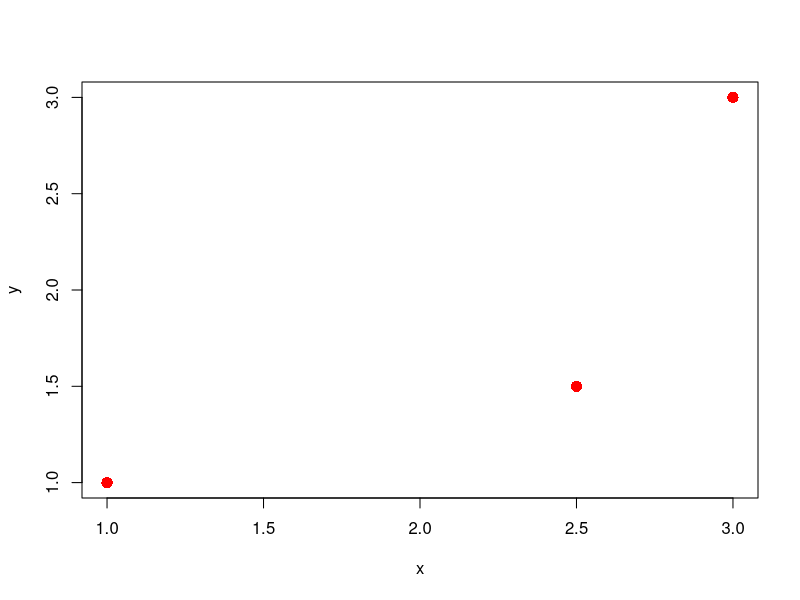
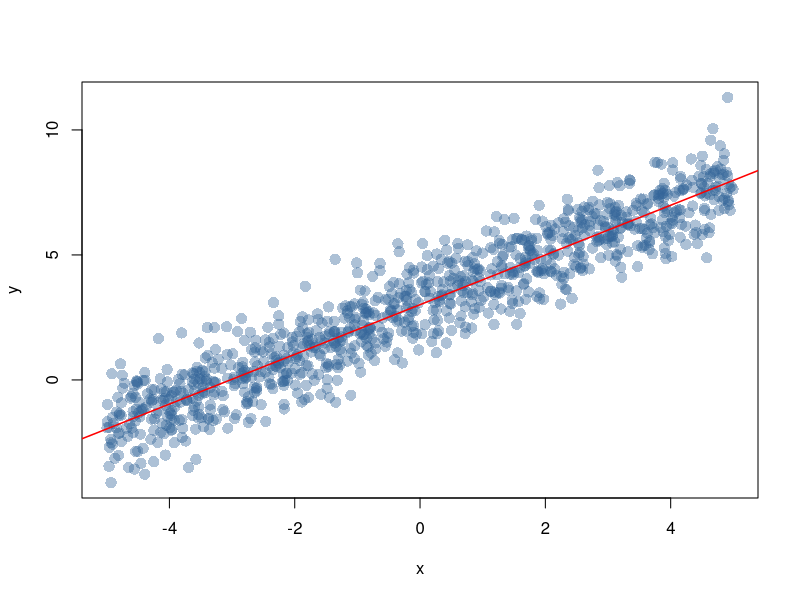
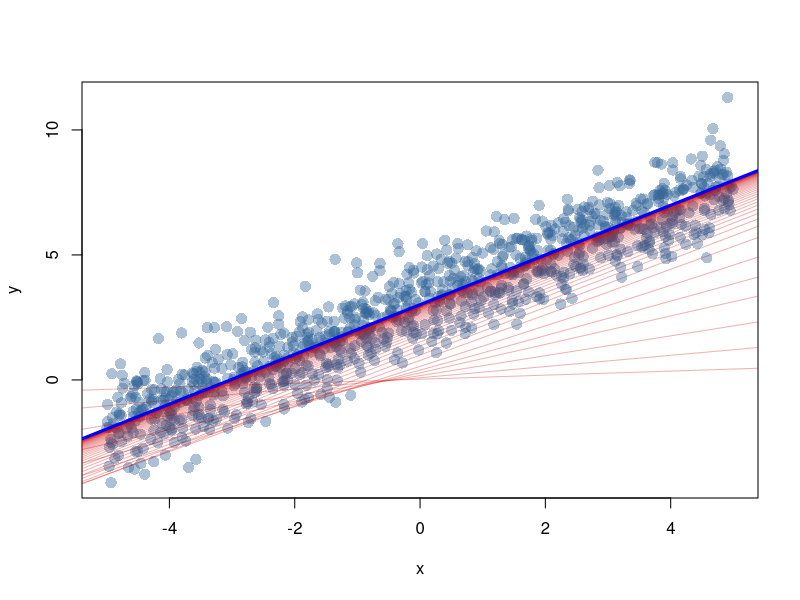
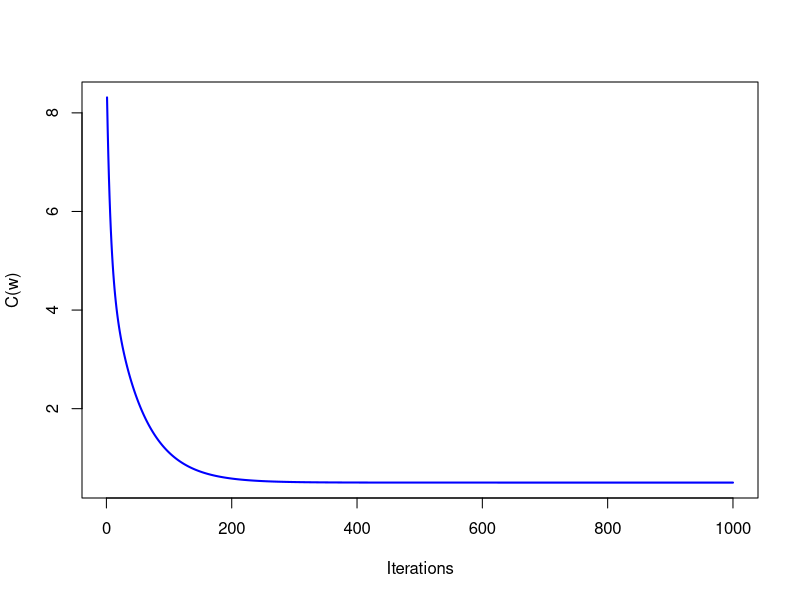
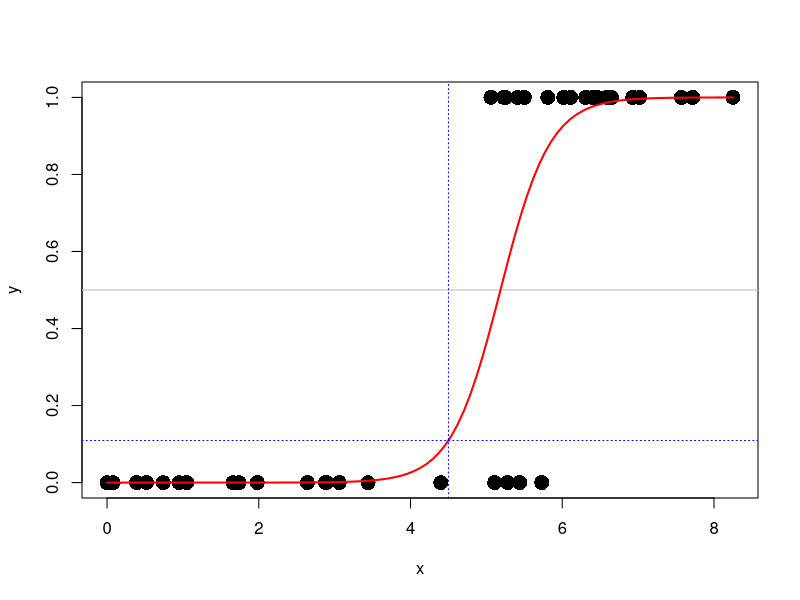

Write R code to recreate these figures, in order.

#LNOP11 - 20p

set.seed(1)
x1 <- sample(2:30, 25)
set.seed(2)
x2 <- sample(36:1460, 25)
set.seed(3)
y <- round(2.341 + 1.6159*x1 + 0.015*x2 + rnorm(25,0,3.25),2) 
df1 <- data.frame(x1,x2,y)
View(df1)

y <- matrix(df1$y)
x <- cbind(1, as.matrix(df1[,1:2]))
#   행렬곱 : %*%
w <- solve(t(x) %*% x) %*% t(x) %*% y
w
lm(y ~ x1 + x2, data = df1)

y_hat <- x %*% w
r <- y - y_hat #잔차
sum(r) #잔차의 합
lm(y ~ x1 + x2, data = df1)$residuals # 잔차 / r과 동일한 계산




#set.seed(123)
#x <- runif(1000, -5, 5)
#y <- x + rnorm(1000) + 3

x <- c(1, 2.5, 3)
y <- c(1, 1.5, 3)

plot(x,y,pch=16,cex=1.5, col="red",
     xlab = "x",ylab="y")
reg1 <- lm(y ~ x)

# 비용함수
cost <- function(X, y, w) {
  sum( (X %*% w - y)^2 ) / (2*length(y))
}

# 벡터, 행렬로 표현
X <- cbind(1,matrix(x))
y <- as.matrix(y)

# 학습률, 반복횟수
alpha <- 0.07
num_iters <- 1000

# cost, w 저장
cost_history <- double(num_iters)
w_history <- list(num_iters)

# 초기화
w <- matrix(c(0,0), nrow=2)
w
# gradient descent
for (i in 1:num_iters) {
  error <- (X %*% w - y)
  delta <- t(X) %*% error
  w <- w - alpha * delta / length(y)
  cost_history[i] <- cost(X, y, w)
  w_history[[i]] <- w
  print(c(as.vector(w),cost(X, y, w)))
  Sys.sleep(0.02)
}


set.seed(123)
x <- runif(1000, -5, 5)
y <- x + rnorm(1000) + 3

plot(x,y,pch=16,cex=1.5, col=rgb(0.2,0.4,0.6,0.4),
     xlab = "x",ylab="y")
reg1 <- lm(y ~ x)
abline(reg1,col="red",lwd=1.5)

# 비용함수
cost <- function(X, y, w) {
  sum( (X %*% w - y)^2 ) / (2*length(y))
}

# 벡터, 행렬로 표현
X <- cbind(1,matrix(x))
y <- as.matrix(y)

# 학습률, 반복횟수
alpha <- 0.01
num_iters <- 1000

# cost, w 저장
cost_history <- double(num_iters)
w_history <- list(num_iters)

# 초기화
w <- matrix(c(0,0), nrow=2)

# gradient descent
for (i in 1:num_iters) {
  error <- (X %*% w - y)
  delta <- t(X) %*% error
  w <- w - alpha * delta / length(y)
  cost_history[i] <- cost(X, y, w)
  w_history[[i]] <- w
  print(c(as.vector(w),cost(X, y, w)))
  Sys.sleep(0.02)
}

# 경사하강법 시각화
plot(x,y,pch=16,cex=1.5, col=rgb(0.2,0.4,0.6,0.4),
     xlab = "x",ylab="y")
for (i in c(1,3,6,10,14, seq(20, num_iters, by=10))) {
  abline(coef=w_history[[i]],
         col=rgb(0.8,0,0,0.3))
}
abline(coef=w, col='blue', lwd=3)

# cost 변화
plot(cost_history, type='l', col='blue', lwd=2, 
     ylab='C(w)', xlab='Iterations')


set.seed(1)
x1 <- sample(2:30, 25)
set.seed(2)
x2 <- sample(6:14, 25, replace = T)
set.seed(3)
y <- round(2.341 + 1.6159*x1 + 1.5*x2 + rnorm(25,0,1),2)
df1 <- data.frame(x1,x2,y)
View(df1)
reg2 <- lm(y ~ x1 + x2)

# 비용함수
cost <- function(X, y, w) {
  sum( (X %*% w - y)^2 ) / (2*length(y))
}

# 벡터, 행렬로 표현
X <- cbind(1,x1,x2)
y <- as.matrix(y)

# 학습률, 반복횟수
alpha <- 0.004
num_iters <- 20000

# cost, w 저장
cost_history <- double(num_iters)
w_history <- list(num_iters)

# 초기화
w <- matrix(c(2,3,4), nrow=3)

# gradient descent
for (i in 1:num_iters) {
  error <- (X %*% w - y)
  delta <- t(X) %*% error
  w <- w - alpha * delta / length(y)
}
print(c(as.vector(w),cost(X, y, w)))
print(reg2)

# 로지스틱 회귀분석
set.seed(11)
x <- round(c(runif(20,0,6), runif(20,5,9)), 2)
y <- rep(c(0,1),each=20)
df <- data.frame(x,y)
df <- df[sample(1:40,40),]
row.names(df) <- 1:40

x <- df$x
y <- df$y
plot(x,y,pch=16,cex=2)
abline(h=0.5, col="gray")

f <- function(x) 1/(1+exp(-x)) # 로지스틱 함수
X <- cbind(1,matrix(x))
y <- matrix(y)
w1 <- 0
w0 <- 0
w <- matrix(c(w0,w1))
alpha <- 0.2

for(i in 1:100000){
  gradient <- 1/length(y) * t(X) %*% (matrix(apply(X %*% w,1,f))-y)
  w <- w - alpha*gradient
}
w

curve(1/(1+exp(-(w[1]+w[2]*x))),
      min(x),max(x),
      ylab = "y", add=T, lwd=2, col="red")

x_new <- 4.5
abline(v=x_new,lty=3,col="blue")
1/(1+exp(-(w[1]+w[2]*x_new)))
abline(h=1/(1+exp(-(w[1]+w[2]*x_new))),lty=3,col="blue")

# glm 함수 이용
lreg <- glm(y ~ x, family = "binomial")
w0 <- unname(lreg$coefficients[1])
w1 <- unname(lreg$coefficients[2])
w0
w1


#HW

library(dplyr)
library(magrittr)

state <- as.data.frame(state.x77)


x1 <- state$Population
x2 <- state$Income
x3 <- state$Illiteracy
x4 <- state$`Life Exp`
x5 <- state$Frost
y <- state$Murder
df <- data.frame(x1,x2,x3,x4,x5,y)
View(df)
reg2 <- lm(y ~ x1 + x2 + x3 + x4 + x5)

# 비용함수
cost <- function(X, y, w) {
  sum( (X %*% w - y)^2 ) / (2*length(y))
}

X <- cbind(1,x1,x2,x3,x4,x5)
y <- as.matrix(y)

# 학습률, 반복횟수
alpha <- 0.0000000406099
num_iters <- 20000

cost_history <- double(num_iters)
w_history <- list(num_iters)

w <- matrix(c(2,3,4,5,6,7), nrow=6)

for (i in 1:num_iters) {
  error <- (X %*% w - y)
  delta <- t(X) %*% error
  w <- w - alpha * delta / length(y)
}
print(c(as.vector(w),cost(X, y, w)))
print(reg2)
